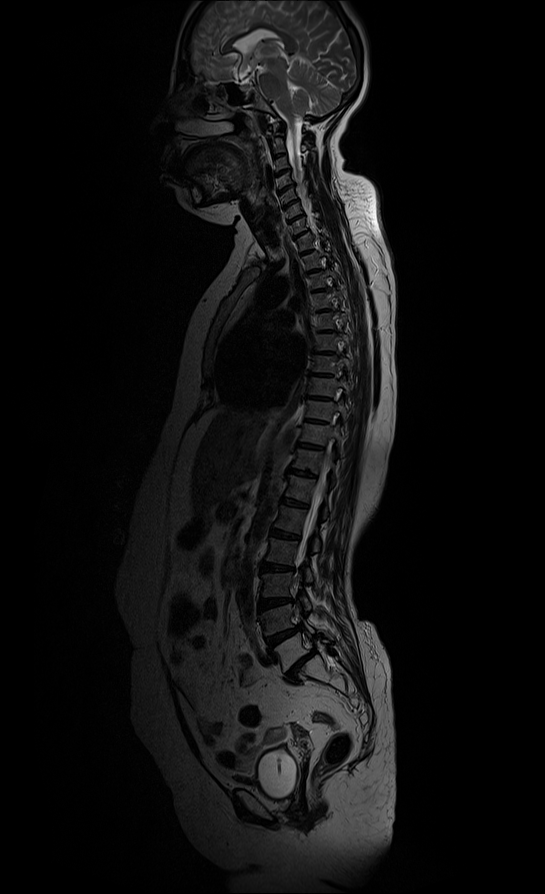
#> input picture I490(orig).png, 545 x 894 px
$ python Label.py
#> lines starting #> are read from the running program, lines starting #| are printed output that depends on the picture; after the words box and inside, x2 and y2 are one past the last pixel; in counts of white or black regions, pixels touching at a corner belong together
import cv2
import imutils

img1= cv2.imread("I490(orig).png")
#> img1 is the input picture: shape (894, 545, 3); min 0, max 255, mean 15.6
img2= cv2.imread('I490-label.png')
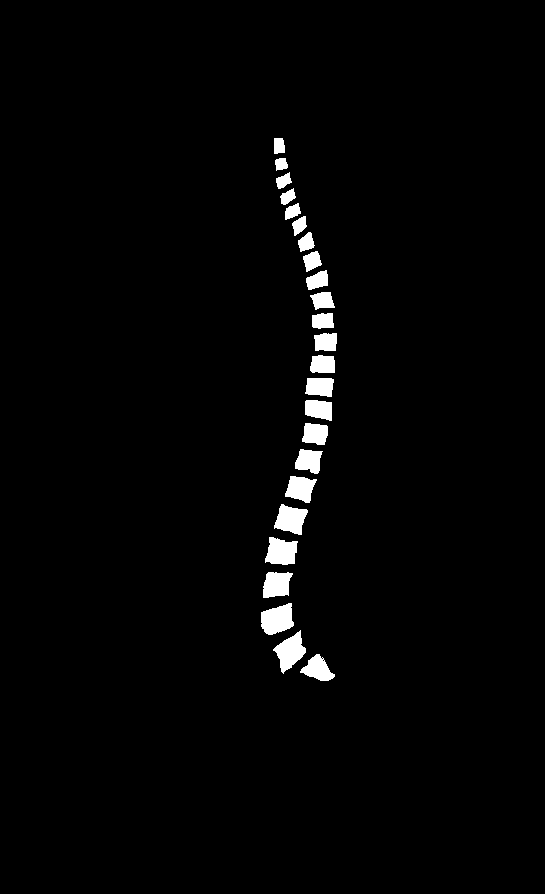
#> input picture I490-label.png, 545 x 894 px
#> img2 is the input picture: shape (894, 545, 3); 2% white; 24 white regions, largest, box (x1, y1, x2, y2) and area: (261, 603, 294, 635) 765, (273, 630, 306, 674) 733, (265, 537, 298, 565) 693
h1,w1= img1.shape[:2]
#> h1 = 894; w1 = 545
h2,w2= img2.shape[:2]
#> h2 = 894; w2 = 545


if ((h1==h2)and(w1==w2)):
    for i in range(h1):
        for j in range(w1):
            if (img2[i,j]!= (0,0,0)).all():
                img1[i,j]= (255,255,255)
            j=j+1
        i=i+1
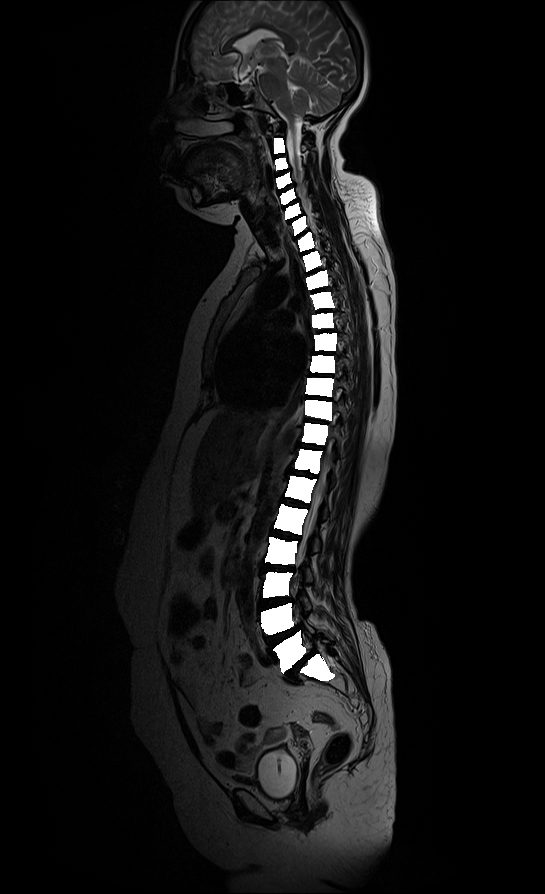
#> img1: shape (894, 545, 3); 1.98% of pixels changed, all inside (x1, y1, x2, y2) = (261, 138, 337, 681)
#> after the loop, j = 545
else:
    print("height and width of two images are not equal")


def plotting(lst,st):
    x=0
    no=range(1,13)
    for c in lst:
        M = cv2.moments(c)
        cX = int(M["m10"] / M["m00"])
        cY = int(M["m01"] / M["m00"])
        cv2.drawContours(img1, [c], -1, (0,  255, 0), 2)
        cv2.circle(img1, (cX, cY), 2, (255, 0, 0), -1)
        cv2.putText(img1, st+str(no[x]), (cX - 0, cY - 0),
                    cv2.FONT_HERSHEY_SIMPLEX, 0.5, (255, 255, 0), 2)
        cv2.imshow("Image", img1)
        cv2.waitKey(0)
        x=x+1

gray = cv2.cvtColor(img2, cv2.COLOR_BGR2GRAY)
#> gray: shape (894, 545); 2% white; 24 white regions
blurred = cv2.GaussianBlur(gray, (1, 1), 0)
thresh = cv2.threshold(blurred, 60, 255, cv2.THRESH_BINARY)[1]
cnts = cv2.findContours(blurred, cv2.RETR_EXTERNAL,
	cv2.CHAIN_APPROX_SIMPLE)
#> cnts = 24 contours; largest, box (x1, y1, x2, y2) and area: (261, 603, 294, 635) 714, (273, 630, 306, 674) 682, (265, 537, 298, 565) 639, (274, 504, 308, 535) 632, (263, 572, 293, 598) 562
cnts = imutils.grab_contours(cnts)
i=0
for x in cnts:
    M = cv2.moments(x)
    if(M["m00"]==0):
        cnts.pop(i)
    i=i+1
#> this loop made 24 passes
#> after the loop, i = 24

plotting(cnts[-1:-8:-1],"--C")
#> the loop in plotting, `for c in lst:` made 7 passes
#> (cX, cY) on passes 1 to 7: (278, 145), (280, 163), (283, 180), (287, 196), (292, 211), (299, 224), (305, 242)
#> after the loop in plotting, `for c in lst:`:
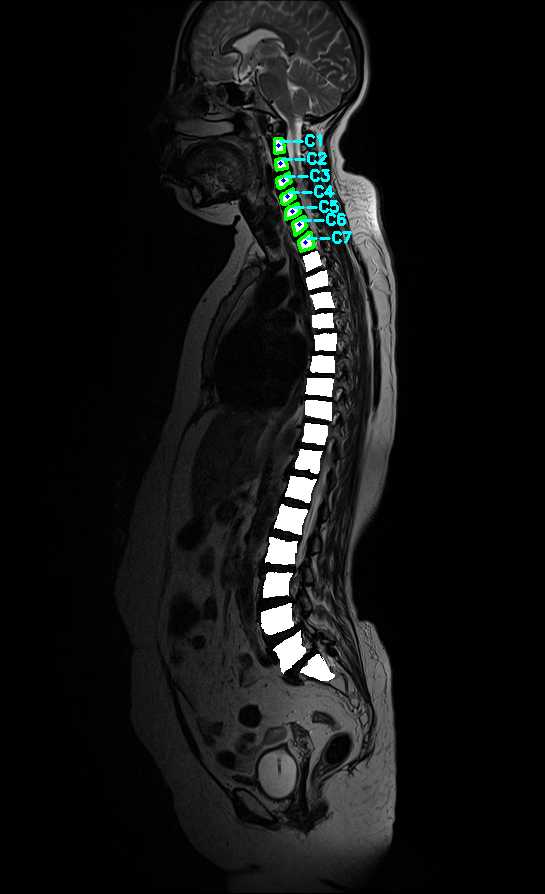
#> img1: shape (894, 545, 3); 0.53% of pixels changed, all inside (x1, y1, x2, y2) = (273, 134, 352, 253)
#> after the loop in plotting, `for c in lst:`: x = 7
plotting(cnts[-8:-20:-1],"--T")
#> call 2 of plotting, with st = '--T'
#> the loop in plotting (call 2), `for c in lst:` made 12 passes
#> (cX, cY) on passes 1 to 12: (311, 260), (317, 280), (322, 300), (322, 320), (325, 341), (322, 364), (319, 386), (318, 408), (314, 433), (308, 460), (300, 488), (290, 518)
#> after the loop in plotting (call 2), `for c in lst:`:
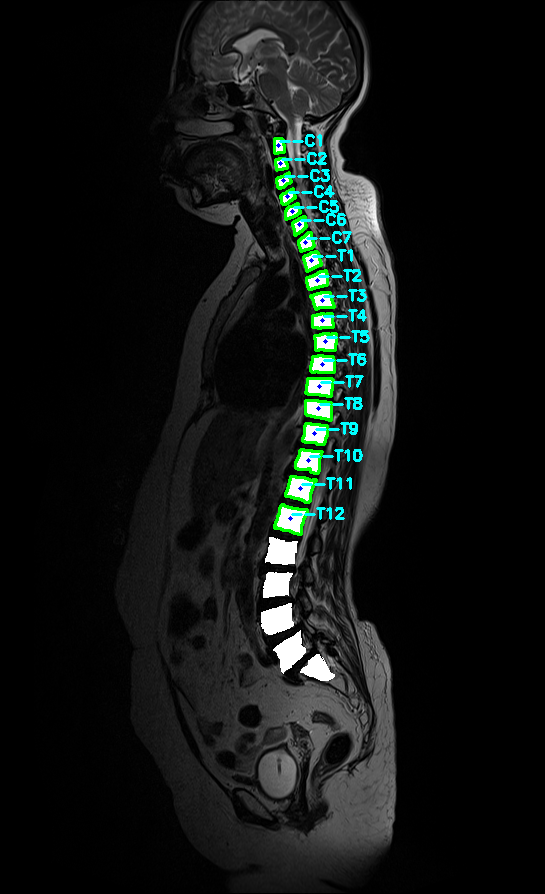
#> img1: shape (894, 545, 3); 1.15% of pixels changed, all inside (x1, y1, x2, y2) = (273, 249, 370, 536)
#> after the loop in plotting (call 2), `for c in lst:`: x = 12
plotting(cnts[-20:-25:-1],"--L")
#> call 3 of plotting, with st = '--L'
#> the loop in plotting (call 3), `for c in lst:` made 5 passes
#> (cX, cY) on passes 1 to 5: (280, 551), (276, 584), (276, 619), (289, 651), (317, 668)
#> pass 1, in plotting (call 3), `cv2.imshow("Image", img1)`:
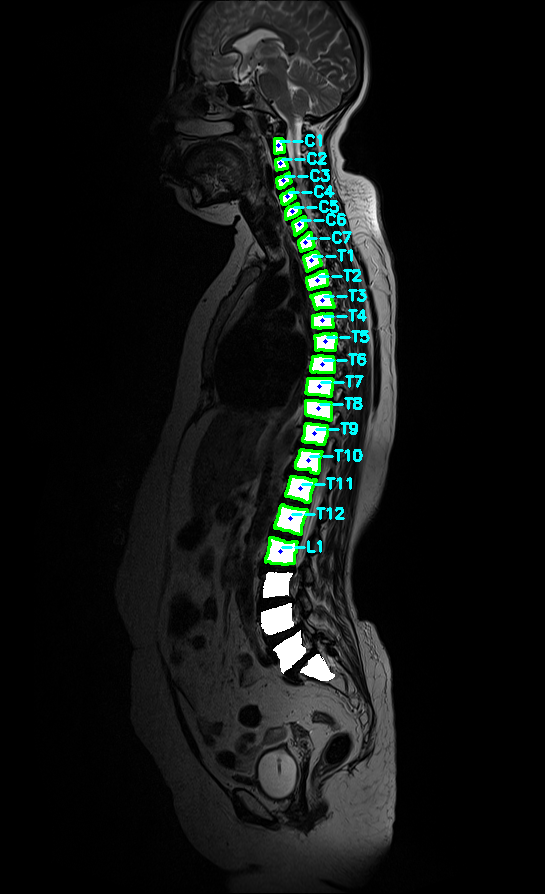
#> window 'Image': shape (894, 545, 3); mean B, G, R 19.9, 22.1, 17.6
#> pass 2, in plotting (call 3), `cv2.imshow("Image", img1)`:
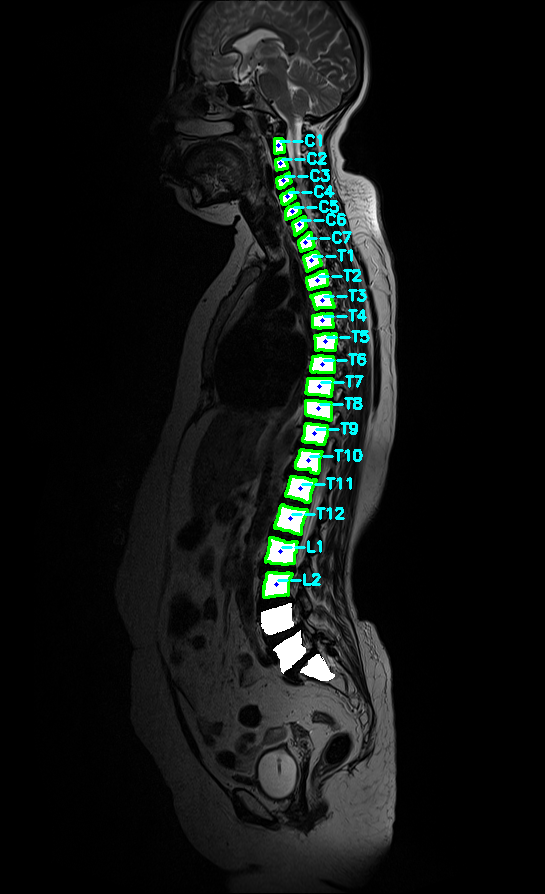
#> window 'Image': shape (894, 545, 3); mean B, G, R 19.9, 22.2, 17.5
#> after the loop in plotting (call 3), `for c in lst:`:
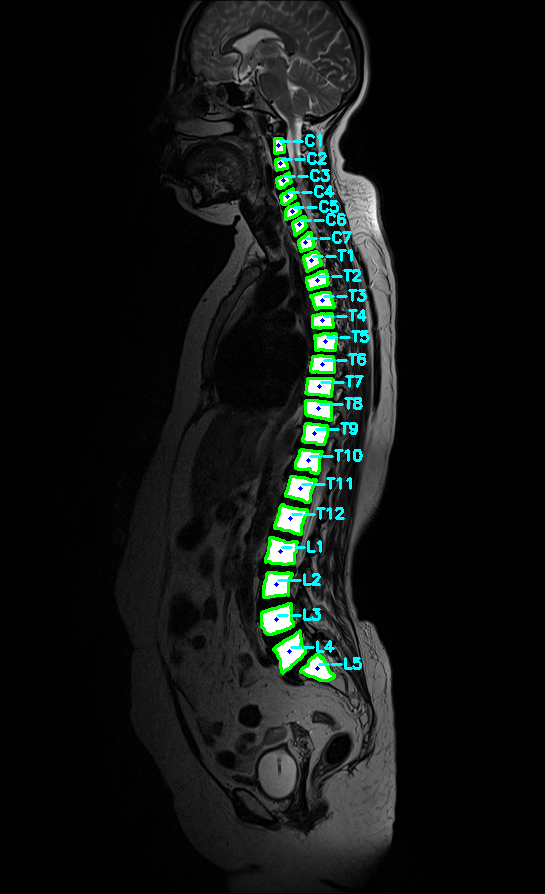
#> img1: shape (894, 545, 3); 0.55% of pixels changed, all inside (x1, y1, x2, y2) = (260, 536, 362, 682)
#> after the loop in plotting (call 3), `for c in lst:`: x = 5

print(len(cnts))
#| 24


# Cervical - C1 to C7
# Thoracic - T1 to T12
# Lumbar - L1 to L5
